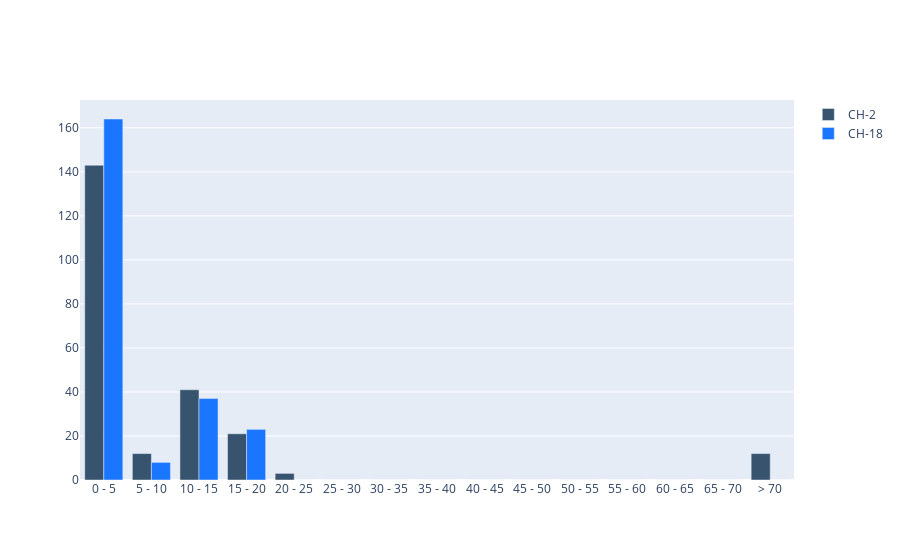

Here is the notebook cell this chart was saved with:
### Code cell
# CODE MODULE PLOTS TWO HISTOGRAMS. CH-18 distribution has fat tails; i.e. transactions above the 95%ile which are outliers
def plot_bar_with_outliers(series1,series2, name, end):
    start = int(series1.min())
    size = 5

    # Making a histogram
    largest_value1 = series1.max()
    if largest_value1 > end:
        hist1 = np.histogram(series1, bins=list(range(start, end+size, size)) + [largest_value1])
    else:
        hist1 = np.histogram(series1, bins=list(range(start, end+size, size)) + [end+size])
    
    largest_value2 = series2.max()
    if largest_value2 > end:
        hist2 = np.histogram(series2, bins=list(range(start, end+size, size)) + [largest_value2])
    else:
        hist2 = np.histogram(series2, bins=list(range(start, end+size, size)) + [end+size])

    # Adding labels to the chart
    labels = []
    for i, j in zip(hist2[1][0::1], hist2[1][1::1]):
        if j <= end:
            labels.append('{} - {}'.format(i, j))
        else:
            labels.append('> {}'.format(i))

    # Plotting the graph
    fig = go.Figure()
    fig.add_trace(go.Bar(x=labels,
                y=hist1[0],
                name='CH-2',
                marker_color='rgb(55, 83, 109)'
                ))
    fig.add_trace(go.Bar(x=labels,
                y=hist2[0],
                name='CH-18',
                marker_color='rgb(26, 118, 255)'
                ))
   
    barmode='group',
    bargap=0.15, # gap between bars of adjacent location coordinates.
    bargroupgap=0.1 # gap between bars of the same location coordinate.
    fig.show()


plot_bar_with_outliers(transactions_forcards_df['ch_18-amount'], transactions_forcards_df['ch_2-amount'],'Comparison of Distributions with Outliers', end=70)

### Figure 1 — Plotly figure (JSON) as saved in the notebook; plotly's stock layout.template omitted (floating-point values rounded to 4 significant figures)
{"data": [{"marker": {"color": "rgb(55, 83, 109)"}, "name": "CH-2", "type": "bar", "x": ["0 - 5", "5 - 10", "10 - 15", "15 - 20", "20 - 25", "25 - 30", "30 - 35", "35 - 40", "40 - 45", "45 - 50", "50 - 55", "55 - 60", "60 - 65", "65 - 70", "> 70"], "y": [143, 12, 41, 21, 3, 0, 0, 0, 0, 0, 0, 0, 0, 0, 12]}, {"marker": {"color": "rgb(26, 118, 255)"}, "name": "CH-18", "type": "bar", "x": ["0 - 5", "5 - 10", "10 - 15", "15 - 20", "20 - 25", "25 - 30", "30 - 35", "35 - 40", "40 - 45", "45 - 50", "50 - 55", "55 - 60", "60 - 65", "65 - 70", "> 70"], "y": [164, 8, 37, 23, 0, 0, 0, 0, 0, 0, 0, 0, 0, 0, 0]}], "layout": {}}
